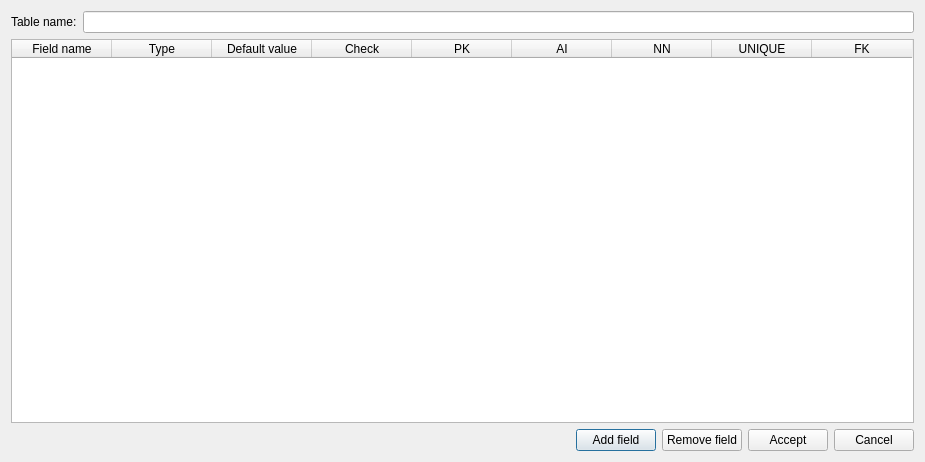
<?xml version="1.0" encoding="UTF-8"?>
<ui version="4.0">
 <class>AddNewTableDialog</class>
 <widget class="QDialog" name="AddNewTableDialog">
  <property name="geometry">
   <rect>
    <x>0</x>
    <y>0</y>
    <width>925</width>
    <height>462</height>
   </rect>
  </property>
  <property name="windowTitle">
   <string>Add new table...</string>
  </property>
  <layout class="QVBoxLayout" name="verticalLayout_2">
   <item>
    <layout class="QVBoxLayout" name="verticalLayout">
     <item>
      <layout class="QHBoxLayout" name="horizontalLayout">
       <item>
        <widget class="QLabel" name="label">
         <property name="text">
          <string>Table name:</string>
         </property>
        </widget>
       </item>
       <item>
        <widget class="QLineEdit" name="lineEditTableName"/>
       </item>
      </layout>
     </item>
     <item>
      <widget class="QTableWidget" name="tableWidget">
       <column>
        <property name="text">
         <string>Field name</string>
        </property>
       </column>
       <column>
        <property name="text">
         <string>Type</string>
        </property>
       </column>
       <column>
        <property name="text">
         <string>Default value</string>
        </property>
       </column>
       <column>
        <property name="text">
         <string>Check</string>
        </property>
       </column>
       <column>
        <property name="text">
         <string>PK</string>
        </property>
       </column>
       <column>
        <property name="text">
         <string>AI</string>
        </property>
       </column>
       <column>
        <property name="text">
         <string>NN</string>
        </property>
       </column>
       <column>
        <property name="text">
         <string>UNIQUE</string>
        </property>
       </column>
       <column>
        <property name="text">
         <string>FK</string>
        </property>
       </column>
      </widget>
     </item>
     <item>
      <layout class="QHBoxLayout" name="horizontalLayout_2">
       <item>
        <spacer name="horizontalSpacer">
         <property name="orientation">
          <enum>Qt::Horizontal</enum>
         </property>
         <property name="sizeHint" stdset="0">
          <size>
           <width>40</width>
           <height>20</height>
          </size>
         </property>
        </spacer>
       </item>
       <item>
        <widget class="QPushButton" name="btnAddField">
         <property name="text">
          <string>Add field</string>
         </property>
        </widget>
       </item>
       <item>
        <widget class="QPushButton" name="btnRemoveField">
         <property name="text">
          <string>Remove field</string>
         </property>
        </widget>
       </item>
       <item>
        <widget class="QPushButton" name="btnAccept">
         <property name="text">
          <string>Accept</string>
         </property>
        </widget>
       </item>
       <item>
        <widget class="QPushButton" name="btnCancel">
         <property name="text">
          <string>Cancel</string>
         </property>
        </widget>
       </item>
      </layout>
     </item>
    </layout>
   </item>
  </layout>
 </widget>
 <resources/>
 <connections/>
</ui>
